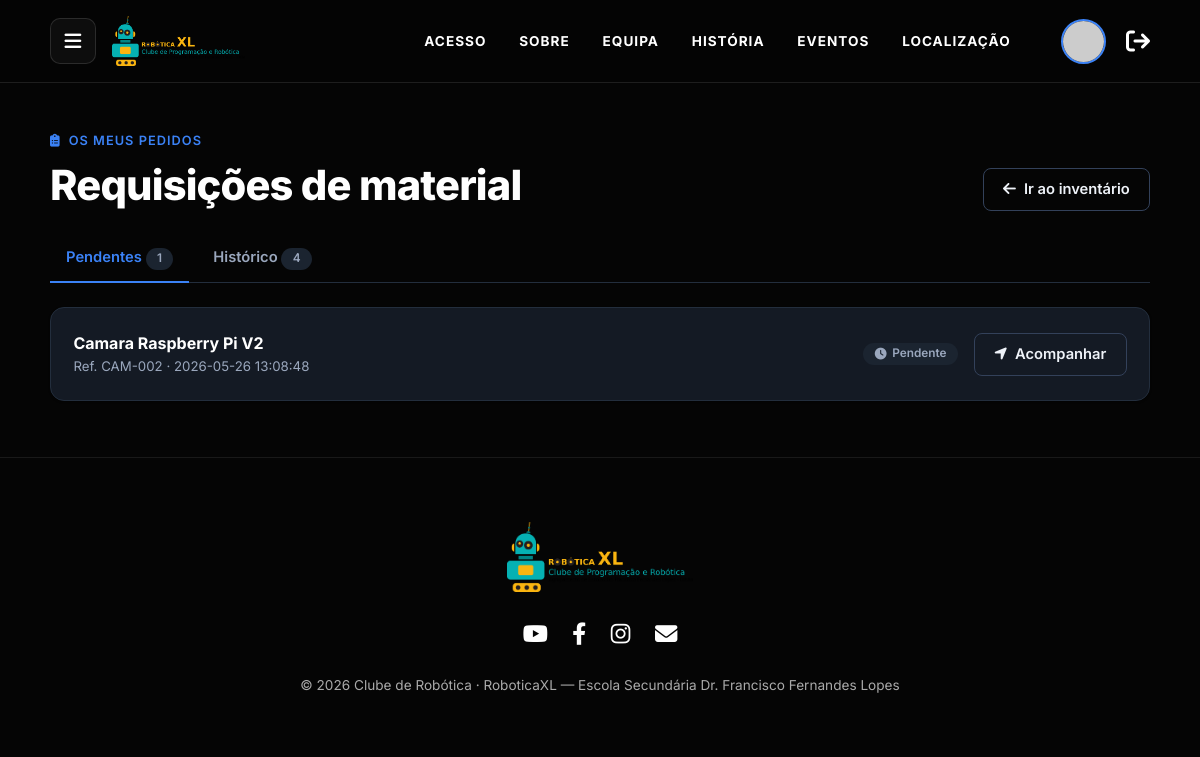
The app's page /public/requisicaoMaterial/index (signed in) with its own data.
### tables this page shows
CREATE TABLE IF NOT EXISTS `requisicao_exemplar` (
  `id` INT NOT NULL AUTO_INCREMENT,
  `id_utilizador` INT NOT NULL,
  `id_exemplar` INT NOT NULL,
  `data_pedido` DATETIME NOT NULL DEFAULT CURRENT_TIMESTAMP,
  `estado_pedido` ENUM('PENDENTE', 'ACEITE', 'REJEITADO', 'EM_USO', 'CONCLUIDO') NOT NULL DEFAULT 'PENDENTE',
  `data_levantamento` DATETIME NULL DEFAULT NULL,
  `data_devolucao` DATETIME NULL DEFAULT NULL,
  `estado_devolucao` ENUM('OK', 'DANIFICADO', 'PERDIDO') NOT NULL DEFAULT 'OK',
  `estado_entrega` TINYINT(1) NOT NULL DEFAULT 0,
  `observacao` TEXT NULL DEFAULT NULL,
  PRIMARY KEY (`id`),
  INDEX `fk_reqex_utilizador_idx` (`id_utilizador` ASC),
  INDEX `fk_reqex_exemplar_idx` (`id_exemplar` ASC),
  CONSTRAINT `fk_reqex_utilizador`
    FOREIGN KEY (`id_utilizador`)
    REFERENCES `utilizador` (`id`)
    ON DELETE NO ACTION
    ON UPDATE NO ACTION,
  CONSTRAINT `fk_reqex_exemplar`
    FOREIGN KEY (`id_exemplar`)
    REFERENCES `exemplar` (`id`)
    ON DELETE NO ACTION
    ON UPDATE NO ACTION);

CREATE TABLE IF NOT EXISTS `material` (
  `id` INT NOT NULL AUTO_INCREMENT,
  `designacao` VARCHAR(100) NOT NULL,
  `descricao` TEXT NULL DEFAULT NULL,
  `imagem` MEDIUMBLOB NULL DEFAULT NULL,
  PRIMARY KEY (`id`));

CREATE TABLE IF NOT EXISTS `exemplar` (
  `id` INT NOT NULL AUTO_INCREMENT,
  `num_referencia` VARCHAR(255) NOT NULL,
  `id_material` INT NOT NULL,
  `estado` ENUM('DISPONIVEL', 'EMPRESTADO', 'DANIFICADO', 'PERDIDO', 'MANUTENCAO') NOT NULL DEFAULT 'DISPONIVEL',
  `observacao` TEXT NULL DEFAULT NULL,
  PRIMARY KEY (`id`),
  INDEX `fk_exemplar_material_idx` (`id_material` ASC),
  CONSTRAINT `fk_exemplar_material`
    FOREIGN KEY (`id_material`)
    REFERENCES `material` (`id`)
    ON DELETE NO ACTION
    ON UPDATE NO ACTION);

### app/core/Controller.php (called while the page is built, shortened)
<?php
class Controller
{
    protected function getFlash(): ?array
    {
        if (empty($_SESSION['flash'])) {
            return null;
        }
        $flash = $_SESSION['flash'];
        return $flash;
    }
    protected function view(string $view, array $data = [])
    {
        $data['flash'] = $this->getFlash();
        extract($data);
        $viewFile = __DIR__ . '/../views/' . $view . '.php';
        require __DIR__ . '/../views/layouts/header.php';
        require $viewFile;
        require __DIR__ . '/../views/layouts/footer.php';
    }
}

### app/controllers/RequisicaoMaterialController.php (called while the page is built, shortened)
<?php
require_once __DIR__ . '/../core/Controller.php';
require_once __DIR__ . '/../core/Auth.php';
require_once __DIR__ . '/../models/RequisicaoMaterial.php';
class RequisicaoMaterialController extends Controller
{
    public function index()
    {
        $user = Auth::user();
        $reqModel = new RequisicaoMaterial();
        $all = $reqModel->porUtilizador($user['id']);
        $pendentes = [];
        $historico = [];
        foreach ($all as $req) {
            if ($req['estado_pedido'] === 'PENDENTE') {
                $pendentes[] = $req;
            } else {
                $historico[] = $req;
            }
        }
        $this->view('requisicoes_material/index', [
            'pendentes' => $pendentes,
            'historico' => $historico,
            'pageTitle' => 'Requisições de material'
        ]);
    }
}

### app/core/Router.php (called while the page is built, shortened)
<?php
class Router
{
    public function run()
    {
        $url = $_GET['url'] ?? 'home/index';
        $url = trim($url, '/');
        $parts = explode('/', $url);
        $method = $parts[1] ?? 'index';
        $params = array_slice($parts, 2);
        $controller = new $controllerName();
        call_user_func_array([$controller, $method], $params);
    }
}

### public/index.php (called while the page is built, shortened)
<?php
require_once __DIR__ . '/../app/core/Router.php';
$router = new Router();
$router->run();

### app/config/database.php (called while the page is built, shortened)
<?php
class Database
{
    private static ?PDO $instance = null;
    public static function getInstance(): PDO
    {
        if (self::$instance === null) {
            $dsn = 'mysql:host=' . DB_HOST . ';port=' . DB_PORT . ';dbname=' . DB_NAME . ';charset=utf8mb4';
            $opcoes = [PDO::ATTR_ERRMODE => PDO::ERRMODE_EXCEPTION];
            try {
                self::$instance = new PDO($dsn, DB_USER, DB_PASS, $opcoes);
            } catch (PDOException $e) {
                die('Erro de ligação à BD: ' . $e->getMessage());
            }
        }
        return self::$instance;
    }
}

### app/core/Auth.php (called while the page is built, shortened)
<?php
class Auth
{
    public static function user()
    {
        return $_SESSION['user'] ?? null;
    }
}

### app/core/Model.php (called while the page is built, shortened)
<?php
require_once __DIR__ . '/../config/database.php';
class Model
{
    public function __construct()
    {
        $this->db = Database::getInstance();
    }
}

### app/models/RequisicaoMaterial.php (called while the page is built, shortened)
<?php
require_once __DIR__ . '/../core/Model.php';
class RequisicaoMaterial extends Model
{
    public function porUtilizador(int $utilizadorId)
    {
        $sql = "SELECT rm.*,
                e.num_referencia, m.designacao as material_designacao
                FROM requisicao_exemplar rm
                JOIN exemplar e ON rm.id_exemplar = e.id
                JOIN material m ON e.id_material = m.id
                WHERE rm.id_utilizador = ?
                ORDER BY rm.data_pedido DESC";
        $stmt = $this->db->prepare($sql);
        $stmt->execute([$utilizadorId]);
        return $stmt->fetchAll(PDO::FETCH_ASSOC);
    }
}

### app/views/requisicoes_material/index.php (the view, shortened to what this page needs)
<?php
$totalPend = count($pendentes ?? []);
$totalHist = count($historico ?? []);
?>
<div class="container">
    <div class="page-header" style="display:flex;justify-content:space-between;align-items:flex-end;flex-wrap:wrap;gap:1rem;">
        <div>
            <span class="eyebrow"><i class="fas fa-clipboard-list"></i> Os meus pedidos</span>
            <h1 class="page-title">Requisições de material</h1>
        </div>
        <a class="btn btn-outline" href="<?php echo BASE_URL; ?>material/index"><i class="fas fa-arrow-left"></i> Ir ao inventário</a>
    </div>
    <div style="display:flex;gap:0.5rem;border-bottom:1px solid var(--border);margin-bottom:1.5rem;">
        <button class="tab-btn active" onclick="mudarTab('pendentes', this)">Pendentes <span class="badge badge-gray"><?php echo $totalPend; ?></span></button>
        <button class="tab-btn" onclick="mudarTab('historico', this)">Histórico <span class="badge badge-gray"><?php echo $totalHist; ?></span></button>
    </div>
    <div id="tab-pendentes">
        <?php if (empty($pendentes)): ?>
            <div class="empty"><i class="fas fa-inbox"></i><p>Não tens pedidos pendentes.</p></div>
        <?php else: foreach ($pendentes as $p): ?>
            <div class="card" style="margin-bottom:0.85rem;">
                <div class="card__body" style="display:flex;align-items:center;gap:1rem;flex-wrap:wrap;">
                    <div style="flex:1;min-width:180px;">
                        <div style="font-weight:700;color:#fff;"><?php echo htmlspecialchars($p['material_designacao'] ?? 'Material'); ?></div>
                        <div class="muted" style="font-size:0.83rem;">Ref. <?php echo htmlspecialchars($p['num_referencia'] ?? '—'); ?> · <?php echo htmlspecialchars($p['data_pedido'] ?? ''); ?></div>
                    </div>
                    <span class="badge badge-gray"><i class="fas fa-clock"></i> Pendente</span>
                    <div style="display:flex;gap:0.5rem;flex-wrap:wrap;">
                        <a class="btn btn-outline" href="<?php echo BASE_URL; ?>requisicaoMaterial/detalhe/<?php echo (int)$p['id']; ?>"><i class="fas fa-location-arrow"></i> Acompanhar</a>
                    </div>
                </div>
            </div>
        <?php endforeach; endif; ?>
    </div>
</div>

### public/css/style.css (style rules this page uses)
:root { --bg: #0a0e16; --surface: #141a24; --surface-2: #1b2430; --border: #232e3d; --border-strong: #33415a; --text: #eef2f8; --text-muted: #9aa7bd; --text-dim: #64748b; --blue: #3b82f6; --blue-dark: #2563eb; --blue-soft: rgba(59,130,246,0.14); --blue-soft-2: rgba(59,130,246,0.30); --green: #22c55e; --green-soft: rgba(34,197,94,0.15); --red: #ef4444; --red-soft: rgba(239,68,68,0.15); --amber: #f59e0b; --amber-soft: rgba(245,158,11,0.15); --shadow-sm: 0 1px 2px rgba(0,0,0,0.4); --shadow: 0 8px 24px rgba(0,0,0,0.45); --shadow-lg: 0 20px 50px rgba(0,0,0,0.55); --r-sm: 8px; --r: 14px; --r-lg: 20px; --r-pill: 999px; --font: 'Inter', system-ui, -apple-system, "Segoe UI", sans-serif; --t: 0.2s ease; }
* { box-sizing: border-box; }
html { scroll-behavior: smooth; }
body { margin: 0; font-family: var(--font); background-color: var(--bg); color: var(--text); line-height: 1.6; -webkit-font-smoothing: antialiased; }
a { color: inherit; text-decoration: none; }
.container { width: 100%; max-width: 1140px; margin: 0 auto; padding: 0 20px; }
.page-header { padding: 2.75rem 0 1.5rem; }
.eyebrow { display: inline-flex; align-items: center; gap: 0.5rem; color: var(--blue); font-weight: 600; font-size: 0.8rem; text-transform: uppercase; letter-spacing: 0.08em; margin-bottom: 0.6rem; }
.page-title { font-size: clamp(1.9rem, 4vw, 2.6rem); font-weight: 800; letter-spacing: -0.02em; margin: 0; color: #fff; }
.btn { display: inline-flex; align-items: center; justify-content: center; gap: 0.5rem; font-family: var(--font); font-weight: 600; font-size: 0.92rem; padding: 0.6rem 1.2rem; border-radius: var(--r-sm); border: 1px solid transparent; cursor: pointer; transition: var(--t); text-align: center; }
.btn-outline { background: transparent; color: var(--text); border-color: var(--border-strong); }
.card { background: var(--surface); border: 1px solid var(--border); border-radius: var(--r); box-shadow: var(--shadow-sm); transition: var(--t); }
.card__body { padding: 1.4rem; }
.badge { display: inline-flex; align-items: center; gap: 0.35rem; padding: 0.25rem 0.65rem; border-radius: var(--r-pill); font-size: 0.74rem; font-weight: 600; border: 1px solid transparent; }
.badge-gray { background: var(--surface-2); color: var(--text-muted); }
.muted { color: var(--text-muted); }

### app/views/layouts/header.php (style rules this page uses)
body { font-family: 'Inter', system-ui, -apple-system, sans-serif; background-color: #050505; color: #fff; margin: 0; overflow-x: hidden; }
a { text-decoration: none; }

### app/views/requisicoes_material/index.php (style rules this page uses)
.tab-btn { background:none;border:none;color:var(--text-muted);font-family:var(--font);font-weight:600;font-size:0.92rem;padding:0.7rem 1rem;cursor:pointer;border-bottom:2px solid transparent;margin-bottom:-1px; }
.tab-btn.active { color:var(--blue);border-bottom-color:var(--blue); }

### records on screen
requisicao_exemplar: material.designacao "Camara Raspberry Pi V2", id_exemplar.num_referencia "CAM-002", data_pedido "2026-05-26 13:08:48"

### other values on screen
$totalPend "1"
$totalHist "4"
